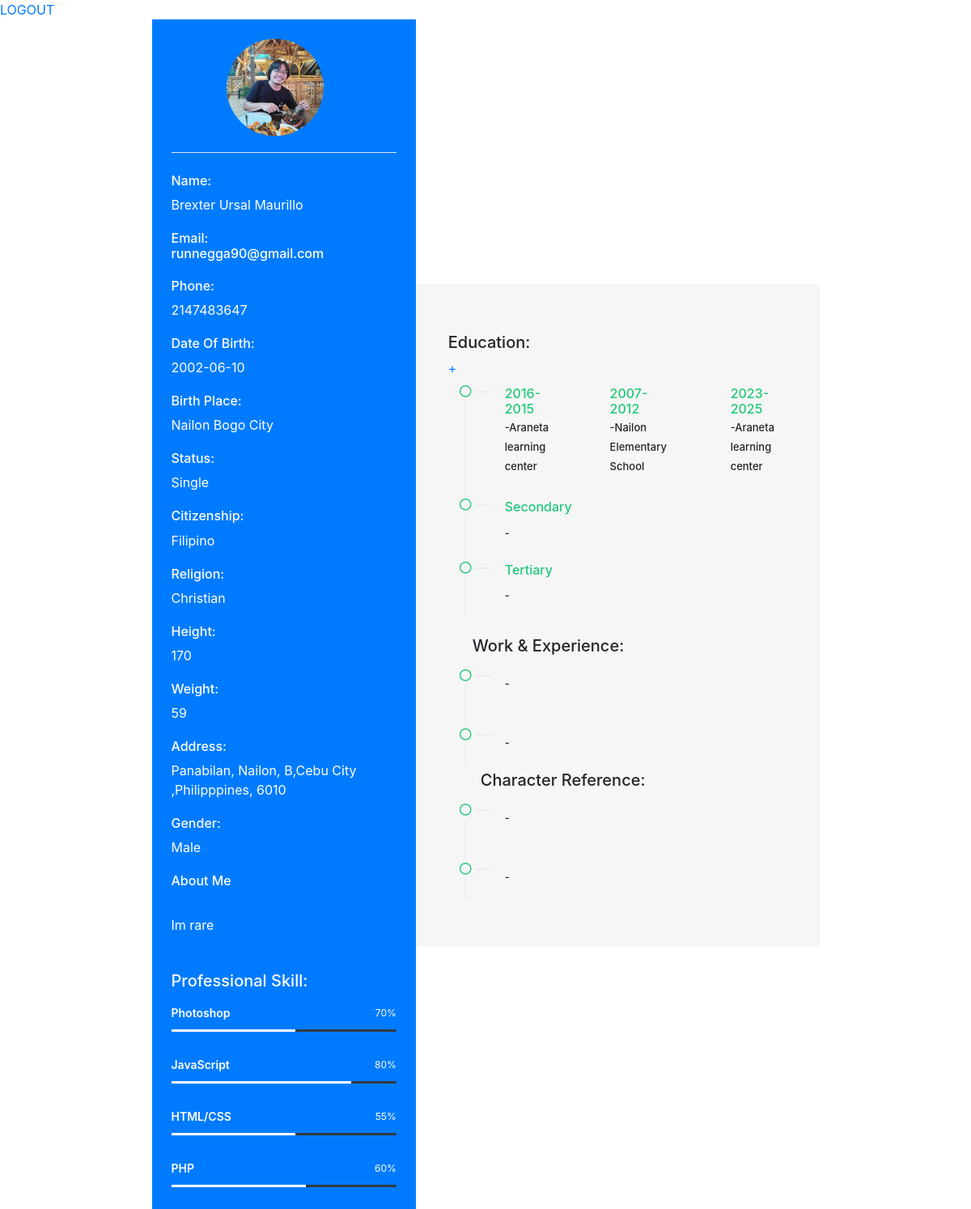
/final/resume.php (signed in), run on the app's committed database.
### tables this page shows
CREATE TABLE `images` (
  `id` int(11) NOT NULL,
  `image_url` text NOT NULL
);

CREATE TABLE `personal` (
  `id` int(11) NOT NULL,
  `firstname` varchar(20) NOT NULL,
  `lastname` varchar(20) NOT NULL,
  `middlename` varchar(20) NOT NULL,
  `phone` int(11) NOT NULL,
  `email` varchar(20) NOT NULL,
  `gender` varchar(20) NOT NULL,
  `street` varchar(20) NOT NULL,
  `city` varchar(20) NOT NULL,
  `state` varchar(20) NOT NULL,
  `zip` int(11) NOT NULL
);

CREATE TABLE `personaldetail` (
  `id` int(11) NOT NULL,
  `Date` date NOT NULL,
  `Birth` varchar(20) NOT NULL,
  `Status` varchar(20) NOT NULL,
  `Citizenship` varchar(20) NOT NULL,
  `Religion` varchar(20) NOT NULL,
  `Height` int(11) NOT NULL,
  `Weight` int(11) NOT NULL,
  `Father` varchar(20) NOT NULL,
  `Mother` varchar(20) NOT NULL,
  `About` varchar(500) NOT NULL
);

CREATE TABLE `educ` (
  `id` int(11) NOT NULL,
  `year` varchar(60) NOT NULL,
  `school` varchar(60) NOT NULL
);

### final/resume.php (the view, shortened to what this page needs)
<?php
            require_once "connection.php";
?>
<!DOCTYPE html>
<html lang="en">
<head>
<link href="https://cdn.jsdelivr.net/npm/bootstrap@4.5.0/dist/css/bootstrap.min.css" rel="stylesheet">
</head>
<body>
<link rel="stylesheet" href="https://cdnjs.cloudflare.com/ajax/libs/font-awesome/5.13.1/css/all.min.css" />
<a href="logout.php">LOGOUT</a>
             <?php
                         $sql="SELECT`firstname`, `lastname`, `middlename`, `phone`, `email`, `gender`, `street`, `city`, `state`, `zip` FROM `personal` order by id desc limit 1";
                         $res = $con->query($sql);
                         $row = $res->fetch_assoc();
             ?>
             <?php
                     $sql2="SELECT`Date`, `Birth`, `Status`, `Citizenship`, `Religion`, `Height`, `Weight`, `About` FROM `personaldetail` order by id desc limit 1";
                     $res2 = $con->query($sql2);
                     $row2 = $res2->fetch_assoc();
             ?>
            <div class="container">
                <div class="row justify-content-center">
                    <div class="col-md-9">
                        <div class="row align-items-center">
                        <div class="col-lg-5">
                            <div class="resume-base bg-primary user-dashboard-info-box p-4">
                                <div class="profile">
                                    <div class="jobster-user-info">
                                        <div class="profile-avatar">
                                             <?php
                                                $sql = "SELECT * FROM images ORDER BY id DESC limit 1";
                                                $res = mysqli_query($con,  $sql);
                                                if (mysqli_num_rows($res) > 0) {
                                                    while ($images = mysqli_fetch_assoc($res)) {  ?>
                                                    <div class="alb">
                                                        <img style="width:120px; margin-left:68px;" src="uploads/<?=$images['image_url']?>">
                                                    </div>
                                            <?php } }?>
                                        </div>
                                    </div>
                                </div>
                                <div class="about-candidate border-top">
                                    <div class="candidate-info">
                                        <h6 class="text-white">Name:</h6>
                                        <p class="text-white"><?php echo $row['firstname']?> <?php echo $row['lastname']?> <?php echo $row['middlename']?></p>
                                    </div>
                                    <div class="candidate-info">
                                        <h6 class="text-white">Email:<br> <?php echo $row['email']?></h6>
                                    </div>
                                        <div class="candidate-info">
                                            <h6 class="text-white">Phone:</h6>
                                            <p class="text-white"><?php echo $row['phone']?></p>
                                        </div>
                                        <div class="candidate-info">
                                            <h6 class="text-white">Date Of Birth:</h6>
                                            <p class="text-white"><?php echo $row2['Date']?></p>
                                        </div>
                                        <div class="candidate-info">
                                            <h6 class="text-white">Birth Place:</h6>
                                            <p class="text-white"><?php echo $row2['Birth']?></p>
                                        </div>
                                        <div class="candidate-info">
                                            <h6 class="text-white">Status:</h6>
                                            <p class="text-white"><?php echo $row2['Status']?></p>
                                        </div>
                                        <div class="candidate-info">
                                            <h6 class="text-white">Citizenship:</h6>
                                            <p class="text-white"><?php echo $row2['Citizenship']?></p>
                                        </div>
                                        <div class="candidate-info">
                                            <h6 class="text-white">Religion:</h6>
                                            <p class="text-white"><?php echo $row2['Religion']?></p>
                                        </div>
                                        <div class="candidate-info">
                                            <h6 class="text-white">Height:</h6>
                                            <p class="text-white"><?php echo $row2['Height']?></p>
                                        </div>
                                        <div class="candidate-info">
                                            <h6 class="text-white">Weight:</h6>
                                            <p class="text-white"><?php echo $row2['Weight']?></p>
                                        </div>
                                        <div class="candidate-info">
                                            <h6 class="text-white">Address:</h6>
                                            <p class="text-white"><?php echo $row['street']?>,<?php echo $row['city']?> ,<?php echo $row['state']?>, <?php echo $row['zip']?></p>
                                        </div>
                                        <div class="candidate-info">
                                            <h6 class="text-white">Gender:</h6>
                                            <p class="text-white"><?php echo $row['gender']?></p>
                                        </div>
                                        <div class="candidate-info">
                                            <h6 class="text-white">About Me</h6> <br>
                                            <p class="text-white"><?php echo $row2['About']?></p>
                                        </div>
                                </div>
                                <div class="mt-0">
                                    <h5 class="text-white">Professional Skill:</h5>
                                    <div class="progress bg-dark">
                                        <div class="progress-bar bg-white" role="progressbar" style="width:55%" aria-valuenow="55" aria-valuemin="0" aria-valuemax="100">
                                        <div class="progress-bar-title text-white">Photoshop</div>
                                        <span class="progress-bar-number text-white">70%</span>
                                    </div>
                                </div>
                            <div class="progress bg-dark">
                                <div class="progress-bar bg-white" role="progressbar" style="width:80%" aria-valuenow="55" aria-valuemin="0" aria-valuemax="100">
                                    <div class="progress-bar-title text-white">JavaScript</div>
                                    <span class="progress-bar-number text-white">80%</span>
                                </div>
                            </div>
                            <div class="progress bg-dark">
                                <div class="progress-bar bg-white" role="progressbar" style="width:55%" aria-valuenow="55" aria-valuemin="0" aria-valuemax="100">
                                    <div class="progress-bar-title text-white">HTML/CSS</div>
                                    <span class="progress-bar-number text-white">55%</span>
                                </div>
                            </div>
                            <div class="progress bg-dark mb-md-0">
                                <div class="progress-bar bg-white" role="progressbar" style="width:60%" aria-valuenow="100" aria-valuemin="0" aria-valuemax="100">
                                    <div class="progress-bar-title text-white">PHP</div>
                                    <span class="progress-bar-number text-white">60%</span>
                                </div>
                            </div>
                        </div>
                    </div>
                </div>
                <div class="col-lg-7">
                    <div class="resume-experience">
                        <div class="timeline-box">
                            <h5 class="resume-experience-title">Education:</h5>
                            <a href="educadd.php">+</a>
                                <div class="jobster-candidate-timeline">
                                    <div class="jobster-timeline-item">
                                        <div class="jobster-timeline-cricle">
                                            <i class="far fa-circle"></i>
                                        </div>
                                        <?php
                                               $sql="SELECT`year`, `school` FROM `educ`";
                                               $res=$con->query($sql);
                                               while($row = mysqli_fetch_object($res)){
                                         ?>
                               <div class="jobster-timeline-info">
                                    <div class="dashboard-timeline-info">
                                        <h6 class="mb-20 y-120"><?php echo $row->year?></h6>
                                        <span>-<?php echo $row->school?></span>
                                    </div>
                                </div>
                                <?php }?>
                </div>
                    <div class="jobster-timeline-item mb-0">
                        <div class="jobster-timeline-cricle">
                            <i class="far fa-circle"></i>
                        </div>
                        <div class="jobster-timeline-info">
                            <div class="dashboard-timeline-info">
                                <h6 class="mb-2">Secondary</h6>
                                <span>- </span>
                        </div>
                        </div>
                    </div>
                    <div class="jobster-timeline-item mb-0">
                        <div class="jobster-timeline-cricle">
                            <i class="far fa-circle"></i>
                        </div>
                        <div class="jobster-timeline-info">
                            <div class="dashboard-timeline-info">
                                <h6 class="mb-2">Tertiary</h6>
                                <span>- </span>
                        </div>
                        </div>
                    </div>
                </div>
                    </div>
                    <div class="timeline-box mt-4">
                    <h5 class="resume-experience-title" style="margin-left: 30px;">Work &amp; Experience:</h5>
                    <div class="jobster-candidate-timeline">
                    <div class="jobster-timeline-item">
                    <div class="jobster-timeline-cricle">
                    <i class="far fa-circle"></i>
                    </div>
                    <div class="jobster-timeline-info">
                    <div class="dashboard-timeline-info">
                    <span>- </span>
                    </div>
                    </div>
                    </div>
                    <div class="jobster-timeline-item mb-0">
                    <div class="jobster-timeline-cricle">
                    <i class="far fa-circle"></i>
                    </div>
                    <div class="jobster-timeline-info">
                    <div class="dashboard-timeline-info">
                    <span>- </span>
                    </div>
                    </div>
                    </div>
                    </div>
                    </div>
                    <div class="timeline-box mt-2">
                    <h5 class="resume-experience-title" style="margin-left:40px;">Character Reference:</h5>
                    <div class="jobster-candidate-timeline">
                    <div class="jobster-timeline-item">
                    <div class="jobster-timeline-cricle">
                    <i class="far fa-circle"></i>
                    </div>
                    <div class="jobster-timeline-info">
                    <div class="dashboard-timeline-info">
                    <span>- </span>
                    </div>
                    </div>
                    </div>
                    <div class="jobster-timeline-item mb-0">
                    <div class="jobster-timeline-cricle">
                    <i class="far fa-circle"></i>
                    </div>
                    <div class="jobster-timeline-info">
                    <div class="dashboard-timeline-info">
                    <span>- </span>
                    </div>
                    </div>
                    </div>
                    </div>
                    </div>
                    </div>
                    </div>
                    </div>
                    </div>
                    </div>
            </div>
</body>
</html>

### data on the page
images: image_url (picture)
personal: firstname "Brexter", lastname "Ursal", middlename "Maurillo", email "runnegga90@gmail.com", phone "2147483647", street "Panabilan, Nailon, B", city "Cebu City", state "Philipppines", zip "6010", gender "Male"
personaldetail: Date "2002-06-10", Birth "Nailon Bogo City", Status "Single", Citizenship "Filipino", Religion "Christian", Height "170", Weight "59", About "Im rare"
educ: year "2016-2015", school "Araneta learning center"
educ: year "2007-2012", school "Nailon Elementary School"
educ: year "2023-2025", school "Araneta learning center"
